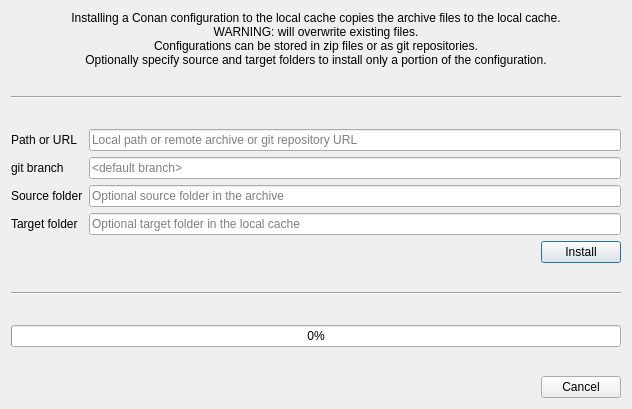
<?xml version="1.0" encoding="UTF-8"?>
<ui version="4.0">
 <class>InstallConfigDialog</class>
 <widget class="QDialog" name="InstallConfigDialog">
  <property name="geometry">
   <rect>
    <x>0</x>
    <y>0</y>
    <width>632</width>
    <height>409</height>
   </rect>
  </property>
  <property name="windowTitle">
   <string>Install config</string>
  </property>
  <layout class="QVBoxLayout" name="verticalLayout">
   <item>
    <layout class="QVBoxLayout" name="verticalLayout_2">
     <item>
      <widget class="QLabel" name="label_3">
       <property name="text">
        <string>Installing a Conan configuration to the local cache copies the archive files to the local cache.
WARNING: will overwrite existing files.
Configurations can be stored in zip files or as git repositories.
Optionally specify source and target folders to install only a portion of the configuration.</string>
       </property>
       <property name="alignment">
        <set>Qt::AlignCenter</set>
       </property>
       <property name="wordWrap">
        <bool>true</bool>
       </property>
      </widget>
     </item>
     <item>
      <spacer name="verticalSpacer_3">
       <property name="orientation">
        <enum>Qt::Vertical</enum>
       </property>
       <property name="sizeHint" stdset="0">
        <size>
         <width>20</width>
         <height>40</height>
        </size>
       </property>
      </spacer>
     </item>
     <item>
      <widget class="Line" name="line">
       <property name="orientation">
        <enum>Qt::Horizontal</enum>
       </property>
      </widget>
     </item>
     <item>
      <spacer name="verticalSpacer_4">
       <property name="orientation">
        <enum>Qt::Vertical</enum>
       </property>
       <property name="sizeHint" stdset="0">
        <size>
         <width>20</width>
         <height>40</height>
        </size>
       </property>
      </spacer>
     </item>
     <item>
      <layout class="QGridLayout" name="gridLayout">
       <item row="2" column="0">
        <widget class="QLabel" name="label_4">
         <property name="text">
          <string>Source folder</string>
         </property>
        </widget>
       </item>
       <item row="0" column="0">
        <widget class="QLabel" name="label">
         <property name="text">
          <string>Path or URL</string>
         </property>
        </widget>
       </item>
       <item row="1" column="0">
        <widget class="QLabel" name="label_2">
         <property name="text">
          <string>git branch</string>
         </property>
        </widget>
       </item>
       <item row="0" column="1">
        <widget class="LineEditWithCustomContextMenu" name="pathOrUrl">
         <property name="placeholderText">
          <string>Local path or remote archive or git repository URL</string>
         </property>
        </widget>
       </item>
       <item row="1" column="1">
        <widget class="QLineEdit" name="gitBranch">
         <property name="placeholderText">
          <string>&lt;default branch&gt;</string>
         </property>
        </widget>
       </item>
       <item row="2" column="1">
        <widget class="QLineEdit" name="sourceFolder">
         <property name="placeholderText">
          <string>Optional source folder in the archive</string>
         </property>
        </widget>
       </item>
       <item row="3" column="0">
        <widget class="QLabel" name="label_5">
         <property name="text">
          <string>Target folder</string>
         </property>
        </widget>
       </item>
       <item row="3" column="1">
        <widget class="QLineEdit" name="targetFolder">
         <property name="placeholderText">
          <string>Optional target folder in the local cache</string>
         </property>
        </widget>
       </item>
      </layout>
     </item>
     <item>
      <layout class="QHBoxLayout" name="horizontalLayout">
       <item>
        <spacer name="horizontalSpacer">
         <property name="orientation">
          <enum>Qt::Horizontal</enum>
         </property>
         <property name="sizeHint" stdset="0">
          <size>
           <width>40</width>
           <height>20</height>
          </size>
         </property>
        </spacer>
       </item>
       <item>
        <widget class="QPushButton" name="installButton">
         <property name="text">
          <string>Install</string>
         </property>
        </widget>
       </item>
      </layout>
     </item>
     <item>
      <spacer name="verticalSpacer">
       <property name="orientation">
        <enum>Qt::Vertical</enum>
       </property>
       <property name="sizeHint" stdset="0">
        <size>
         <width>20</width>
         <height>40</height>
        </size>
       </property>
      </spacer>
     </item>
     <item>
      <widget class="Line" name="line_2">
       <property name="orientation">
        <enum>Qt::Horizontal</enum>
       </property>
      </widget>
     </item>
     <item>
      <spacer name="verticalSpacer_5">
       <property name="orientation">
        <enum>Qt::Vertical</enum>
       </property>
       <property name="sizeHint" stdset="0">
        <size>
         <width>20</width>
         <height>40</height>
        </size>
       </property>
      </spacer>
     </item>
     <item>
      <widget class="QProgressBar" name="progressBar">
       <property name="maximum">
        <number>1</number>
       </property>
       <property name="value">
        <number>0</number>
       </property>
      </widget>
     </item>
     <item>
      <spacer name="verticalSpacer_2">
       <property name="orientation">
        <enum>Qt::Vertical</enum>
       </property>
       <property name="sizeHint" stdset="0">
        <size>
         <width>20</width>
         <height>40</height>
        </size>
       </property>
      </spacer>
     </item>
     <item>
      <widget class="QDialogButtonBox" name="buttonBox">
       <property name="orientation">
        <enum>Qt::Horizontal</enum>
       </property>
       <property name="standardButtons">
        <set>QDialogButtonBox::Cancel</set>
       </property>
      </widget>
     </item>
    </layout>
   </item>
  </layout>
 </widget>
 <customwidgets>
  <customwidget>
   <class>LineEditWithCustomContextMenu</class>
   <extends>QLineEdit</extends>
   <header>cruiz/manage_local_cache/widgets/configpathorurl.h</header>
  </customwidget>
 </customwidgets>
 <resources/>
 <connections>
  <connection>
   <sender>buttonBox</sender>
   <signal>accepted()</signal>
   <receiver>InstallConfigDialog</receiver>
   <slot>accept()</slot>
   <hints>
    <hint type="sourcelabel">
     <x>248</x>
     <y>254</y>
    </hint>
    <hint type="destinationlabel">
     <x>157</x>
     <y>274</y>
    </hint>
   </hints>
  </connection>
  <connection>
   <sender>buttonBox</sender>
   <signal>rejected()</signal>
   <receiver>InstallConfigDialog</receiver>
   <slot>reject()</slot>
   <hints>
    <hint type="sourcelabel">
     <x>316</x>
     <y>260</y>
    </hint>
    <hint type="destinationlabel">
     <x>286</x>
     <y>274</y>
    </hint>
   </hints>
  </connection>
 </connections>
</ui>
